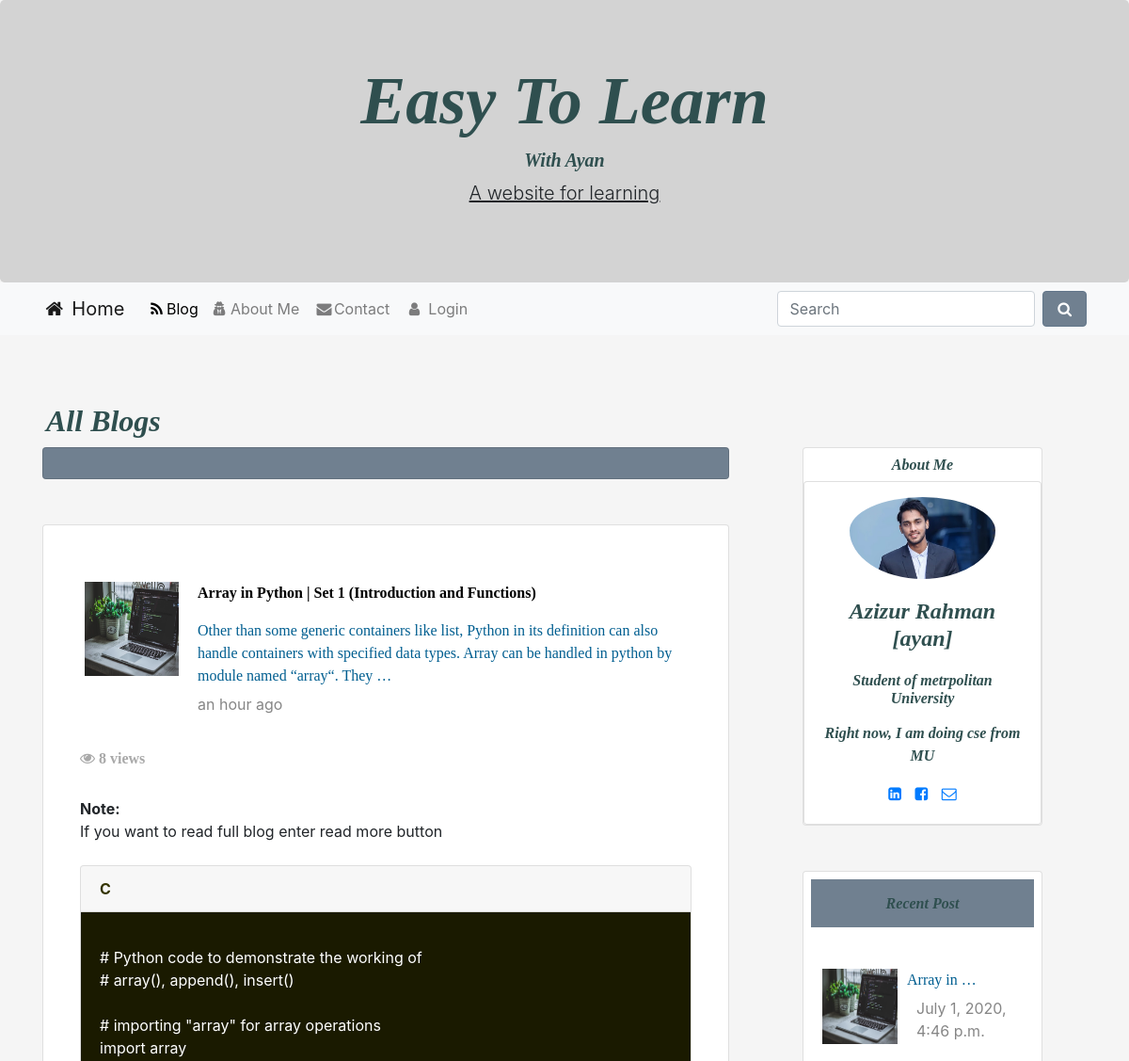
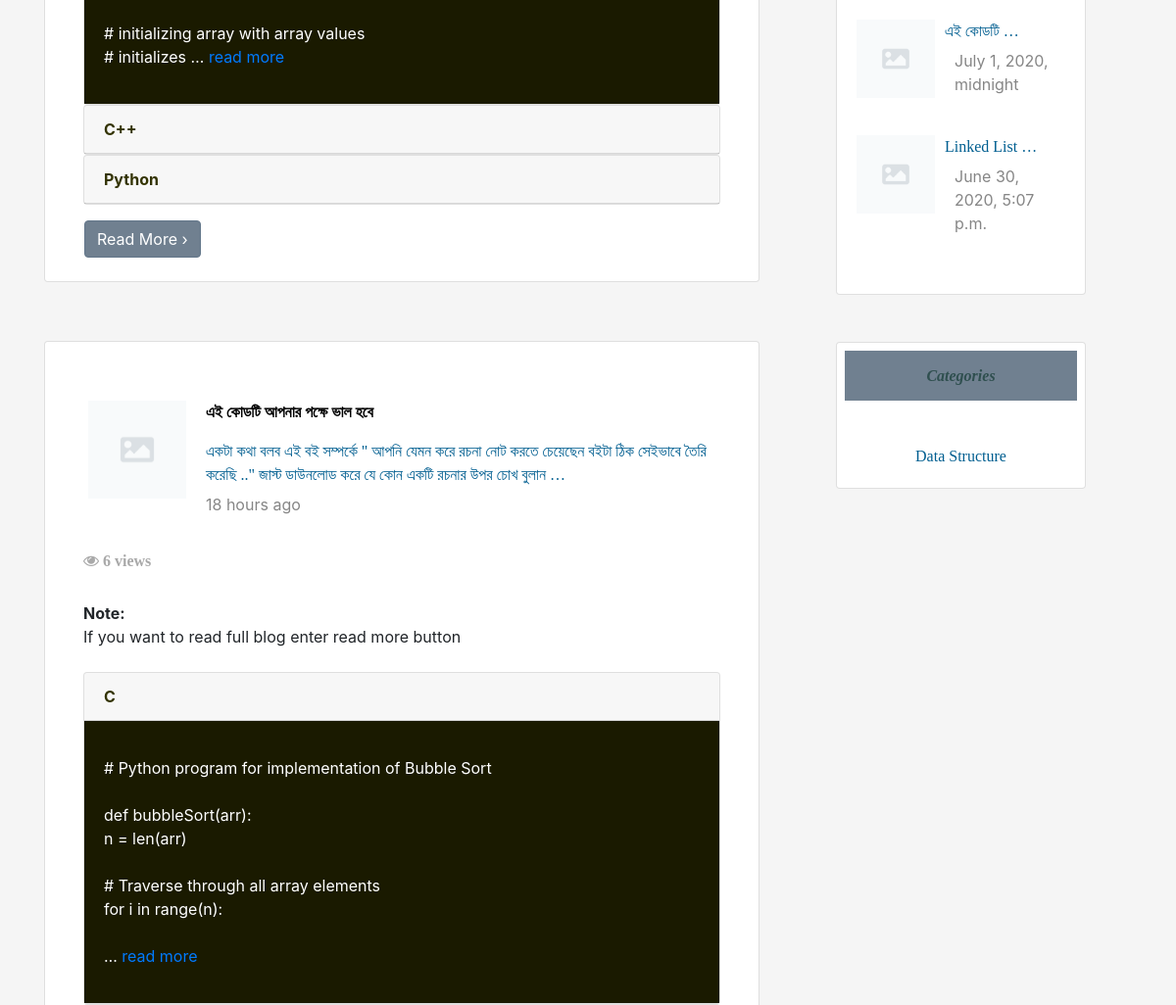
The page /blog/ (upper part) on the database as committed earlier (2 pictures, top to bottom).
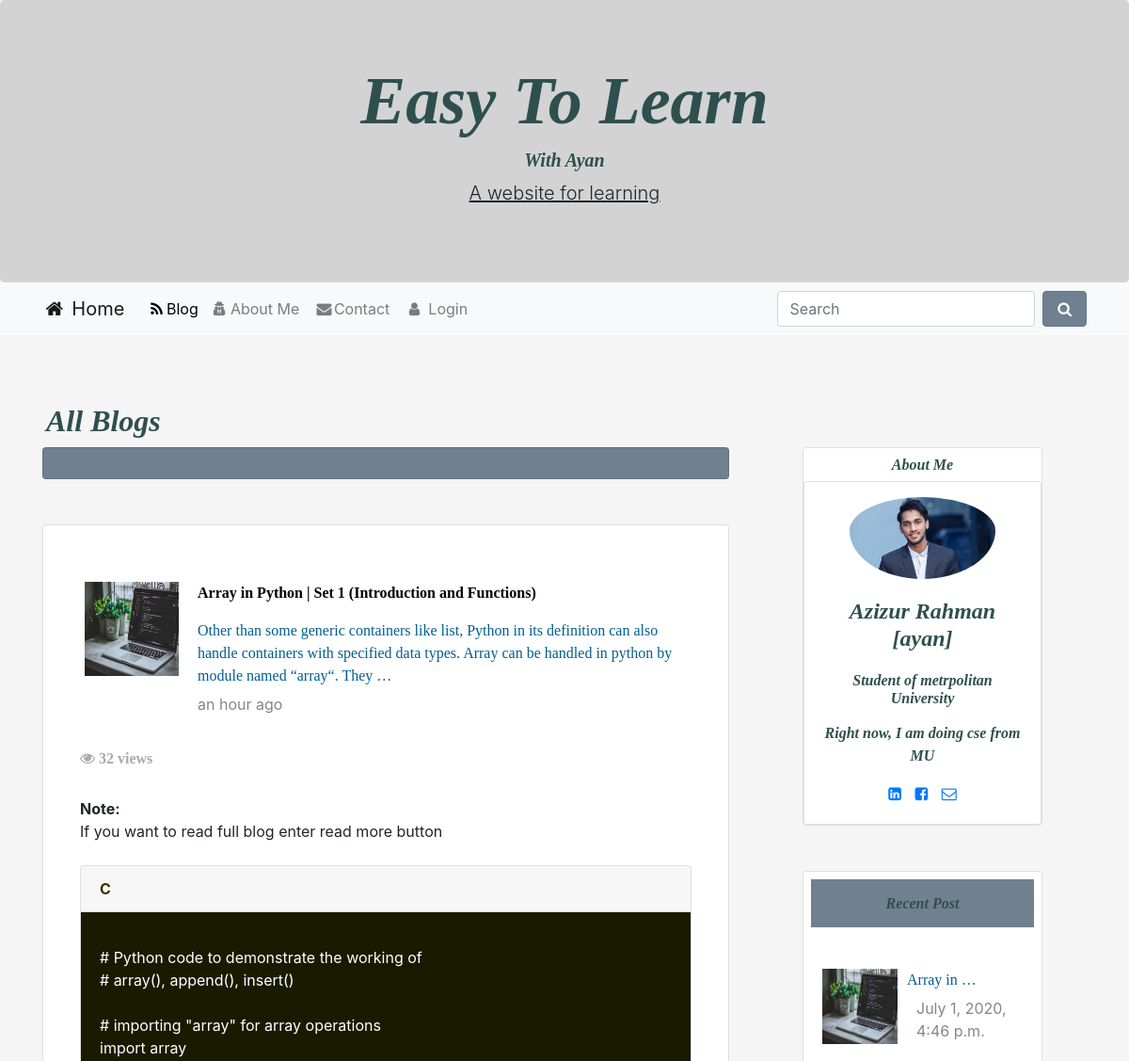
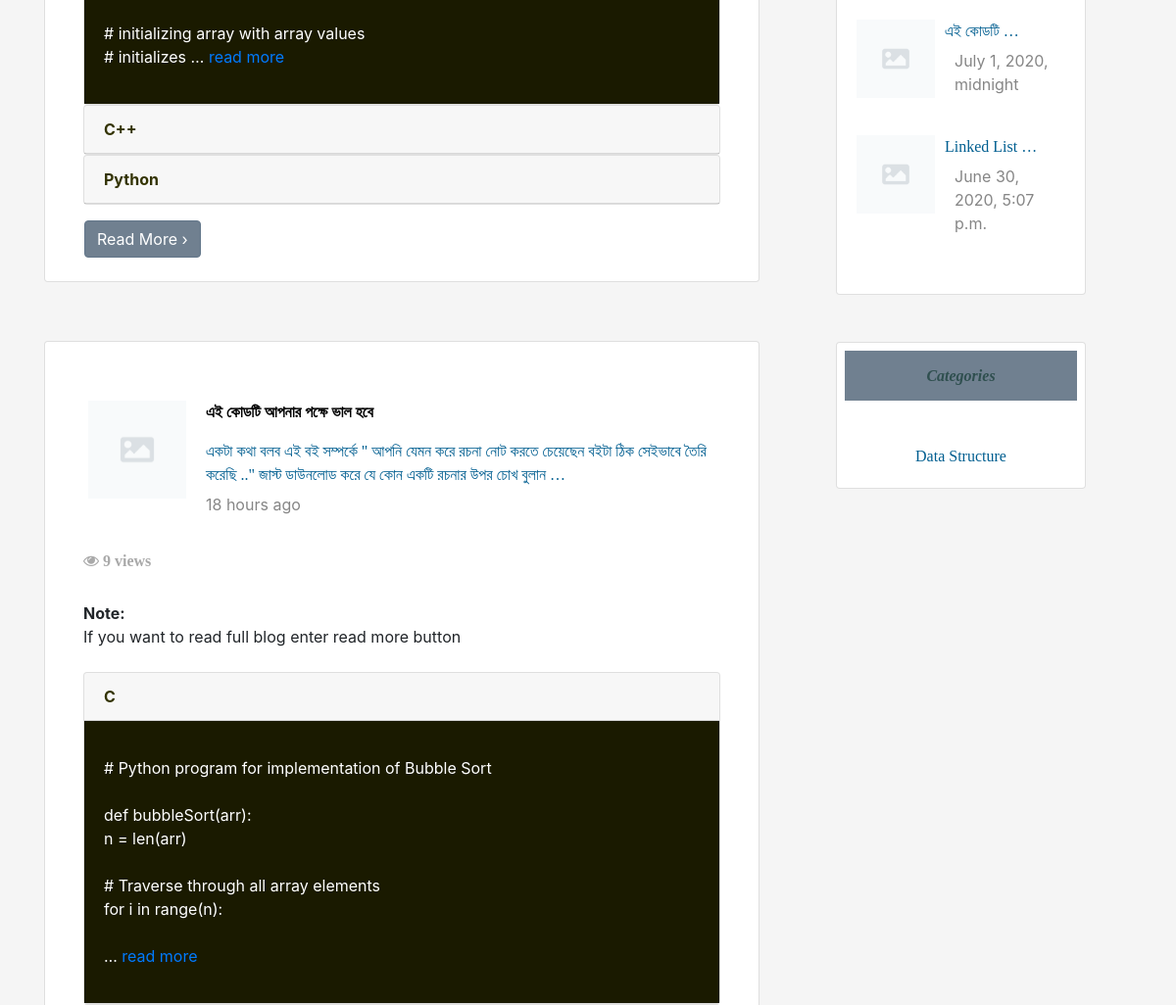
The same page on the database as committed later (2 pictures, top to bottom).
### home/models.py (models this page shows)
class Post(models.Model):
    category = models.ForeignKey(Category, on_delete=models.CASCADE)
    postAuthor = models.CharField(max_length=200)
    postId = models.AutoField(primary_key=True, auto_created=True)
    postTitle = models.CharField(max_length=200)
    postTimeDate = models.DateTimeField(auto_now_add=True, auto_now=False, blank=True)
    postInC = models.TextField()
    postInCplus = models.TextField()
    postInPython = models.TextField()
    postDescriptions = models.TextField()
    postUrl = models.TextField(blank=True)
    postImage = models.ImageField(blank=True, null=True)
    views = models.IntegerField(default=0)
    cat_search=models.CharField(max_length=200, null=False)
    def get_photo_url(self):
        if self.postImage and hasattr(self.postImage, 'url'):
            return self.postImage.url
        else:
            return "/static/no.png"

### home/views.py (the view)
# urls.py: path('blog/', views.blog, name='blog'),
def blog(request):
    Posts = Post.objects.all().order_by('-postTimeDate')
    paginator = Paginator(Posts, 4)
    page = request.GET.get('page')
    Recent = Post.objects.all().order_by('-postTimeDate')[0:3]
    Posts = paginator.get_page(page)
    cat = Category.objects.all()[0:3]
    context = {'Posts': Posts,
               'RecentPost': Recent,
               'Categories': cat,}
    return render(request, 'blog.html', context)

### templates/blog.html (shortened to what the changed rows need)
{% extends 'base.html' %}
{% load static %}
{% load humanize %}
 {% block body %}
<div class="row ml-1 mb-1">
    <h2 class="mb-1"  id="heading">All Blogs</h2>
</div>
    <div class="row">
   <div class="col-sm-8">
    {% for post in Posts %}
     <div class="card pt-4 pl-4 pb-4 pr-4">
                    <div class="card-body">
                        <div class="mt-3">
                            <img style="float:left;" class="d-inline-block" src="{{ post.get_photo_url }}" height=100;
                                width=100; alt="abc">
                            <a href="{% url 'readMore' post.postId %}">
                                  <p  style="margin-left:120px; "margin-bottom:20px;" id="ph">
                                    {{ post.postTitle |truncatewords:10 }}
                                </p>
                                <p  style="margin-left:120px;" class="text-style">
                                    {{ post.postDescriptions |truncatewords:30 }}
                                </p>
                            </a>
                            <p style="margin-left:120px; margin-top:-10px;" class="description">{{ post.postTimeDate | naturaltime }}</p>
                        </div>
                    </div>
           <div class="container">
           <h6 id="views"><i class="fa fa-eye" aria-hidden="true"></i> {{ post.views }} views</h6><br>
   <p class="post d-inline "><strong>Note: </strong> <br>If you want to read full blog enter read more button<br></p><br>
  <div id="accordion">
    <div class="card">
      <div class="card-header">
        <a style="font-weight:bold; color:#333300" class="card-link" data-toggle="collapse" href="#ayan{{post.postId}}1">
          C
        </a>
      </div>
      <div id="ayan{{post.postId}}1" class="collapse show" data-parent="#accordion">
        <div class="card-body" style=" background-color:#1a1a00; color:white;">
        <p class="post">{{ post.postInC | safe | linebreaks  | truncatewords:30  }}<a href="{% url 'readMore' post.postId%}"> read more</a></p>
        </div>
      </div>
    </div>
    <div class="card">
      <div class="card-header">
        <a style="font-weight:bold; color:#333300" class="collapsed card-link" data-toggle="collapse" href="#ayan{{post.postId}}2">
        C++
      </a>
      </div>
    </div>
    <div class="card">
      <div class="card-header">
        <a style="font-weight:bold; color:#333300"  class="collapsed card-link" data-toggle="collapse" href="#ayan{{post.postId}}3">
          Python
        </a>
      </div>
    </div>
  </div>
</div>
                    <a class="ml-3 mt-3" href="{% url 'readMore' post.postId%}"> <span class="btn btn-success">Read More &rsaquo;</span></a>
        </div>
{% endfor %}
       </div>
        <div class="col-sm-3 ml-lg-5" >
<div class="card promoting-card mt-5">
 <div class="card-body">
                        <div class="mt-3">
                             {% for post in RecentPost%}
                            <img style="float:left;" class="d-inline-block" src="{{ post.get_photo_url }}" height=80;
                                width=80; alt="abc">
                            <a href="{% url 'readMore' post.postId %}">
                                <p  style="margin-left:90px; "  class="text-style">
                                    {{ post.postTitle |truncatewords:2 }}
                                </p>
                            </a>
                            <p style="margin-left:100px; margin-top:-10px;" class="description">{{ post.postTimeDate }}</p>
                            <br>
                             {% endfor %}
                        </div>
                    </div>
</div>
</div>
</div>
 {% endblock body %}

Rows that differ between the two databases and show on the page:
changed Post "Array in Python | Set 1 (Introduction and Functions)": views "8" → "32"
changed Post "এই কোডটি আপনার পক্ষে ভাল হবে": views "6" → "9"
